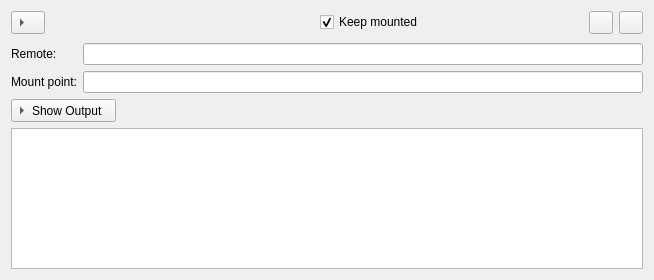
<?xml version="1.0" encoding="UTF-8"?>
<ui version="4.0">
 <class>MountWidget</class>
 <widget class="QWidget" name="MountWidget">
  <property name="geometry">
   <rect>
    <x>0</x>
    <y>0</y>
    <width>654</width>
    <height>280</height>
   </rect>
  </property>
  <property name="windowTitle">
   <string>Form</string>
  </property>
  <layout class="QVBoxLayout" name="verticalLayout">
   <property name="spacing">
    <number>0</number>
   </property>
   <item>
    <widget class="QWidget" name="widget" native="true">
     <layout class="QHBoxLayout" name="horizontalLayout">
      <property name="leftMargin">
       <number>0</number>
      </property>
      <property name="topMargin">
       <number>0</number>
      </property>
      <property name="rightMargin">
       <number>0</number>
      </property>
      <property name="bottomMargin">
       <number>0</number>
      </property>
      <item>
       <widget class="QToolButton" name="showDetails">
        <property name="checkable">
         <bool>true</bool>
        </property>
        <property name="toolButtonStyle">
         <enum>Qt::ToolButtonTextBesideIcon</enum>
        </property>
        <property name="arrowType">
         <enum>Qt::RightArrow</enum>
        </property>
       </widget>
      </item>
      <item>
       <widget class="QLabel" name="info"/>
      </item>
      <item>
       <widget class="QCheckBox" name="keepMounted">
        <property name="toolTip">
         <string>Automatically remount if the rclone mount process exits unexpectedly</string>
        </property>
        <property name="text">
         <string>Keep mounted</string>
        </property>
        <property name="checked">
         <bool>true</bool>
        </property>
       </widget>
      </item>
      <item>
       <widget class="QToolButton" name="copy">
        <property name="toolTip">
         <string>Copy mount command to clipboard</string>
        </property>
        <property name="styleSheet">
         <string notr="true"/>
        </property>
       </widget>
      </item>
      <item>
       <widget class="QToolButton" name="cancel">
        <property name="toolTip">
         <string>Unmount</string>
        </property>
        <property name="styleSheet">
         <string notr="true"/>
        </property>
        <property name="text">
         <string/>
        </property>
       </widget>
      </item>
     </layout>
    </widget>
   </item>
   <item>
    <widget class="QWidget" name="details" native="true">
     <layout class="QGridLayout" name="gridLayout_2">
      <property name="leftMargin">
       <number>0</number>
      </property>
      <property name="rightMargin">
       <number>0</number>
      </property>
      <property name="bottomMargin">
       <number>0</number>
      </property>
      <item row="1" column="1" colspan="2">
       <widget class="QLineEdit" name="folder">
        <property name="readOnly">
         <bool>true</bool>
        </property>
       </widget>
      </item>
      <item row="0" column="1" colspan="2">
       <widget class="QLineEdit" name="remote">
        <property name="readOnly">
         <bool>true</bool>
        </property>
       </widget>
      </item>
      <item row="2" column="0" colspan="2">
       <widget class="QToolButton" name="showOutput">
        <property name="styleSheet">
         <string notr="true"/>
        </property>
        <property name="text">
         <string>Show Output</string>
        </property>
        <property name="checkable">
         <bool>true</bool>
        </property>
        <property name="toolButtonStyle">
         <enum>Qt::ToolButtonTextBesideIcon</enum>
        </property>
        <property name="arrowType">
         <enum>Qt::RightArrow</enum>
        </property>
       </widget>
      </item>
      <item row="3" column="0" colspan="3">
       <widget class="QPlainTextEdit" name="output">
        <property name="lineWrapMode">
         <enum>QPlainTextEdit::NoWrap</enum>
        </property>
        <property name="readOnly">
         <bool>true</bool>
        </property>
       </widget>
      </item>
      <item row="1" column="0">
       <widget class="QLabel" name="label_2">
        <property name="sizePolicy">
         <sizepolicy hsizetype="Fixed" vsizetype="Preferred">
          <horstretch>0</horstretch>
          <verstretch>0</verstretch>
         </sizepolicy>
        </property>
        <property name="text">
         <string>Mount point:</string>
        </property>
        <property name="buddy">
         <cstring>folder</cstring>
        </property>
       </widget>
      </item>
      <item row="0" column="0">
       <widget class="QLabel" name="label_1">
        <property name="sizePolicy">
         <sizepolicy hsizetype="Fixed" vsizetype="Preferred">
          <horstretch>0</horstretch>
          <verstretch>0</verstretch>
         </sizepolicy>
        </property>
        <property name="text">
         <string>Remote:</string>
        </property>
        <property name="buddy">
         <cstring>remote</cstring>
        </property>
       </widget>
      </item>
     </layout>
    </widget>
   </item>
  </layout>
 </widget>
  <tabstops>
  <tabstop>showDetails</tabstop>
  <tabstop>keepMounted</tabstop>
  <tabstop>cancel</tabstop>
  <tabstop>remote</tabstop>
  <tabstop>folder</tabstop>
  <tabstop>showOutput</tabstop>
  <tabstop>output</tabstop>
 </tabstops>
 <resources/>
 <connections/>
</ui>
